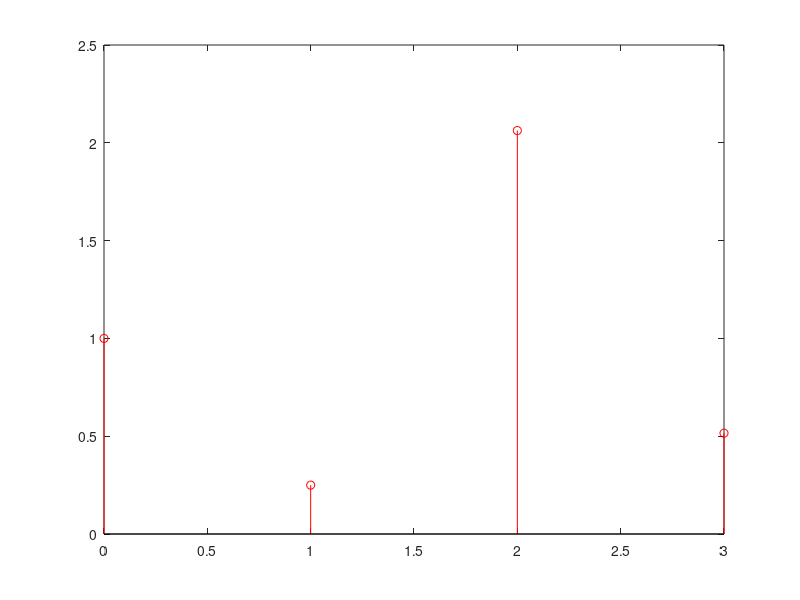

MATLAB code to generate this figure:
clc
clear
close all

num = [1 0 2];
denum = [1 -0.25];

temp = impz(num,denum);

n = 0:1:3;
h = [temp(1:4)];
stem(n,h,'ro');